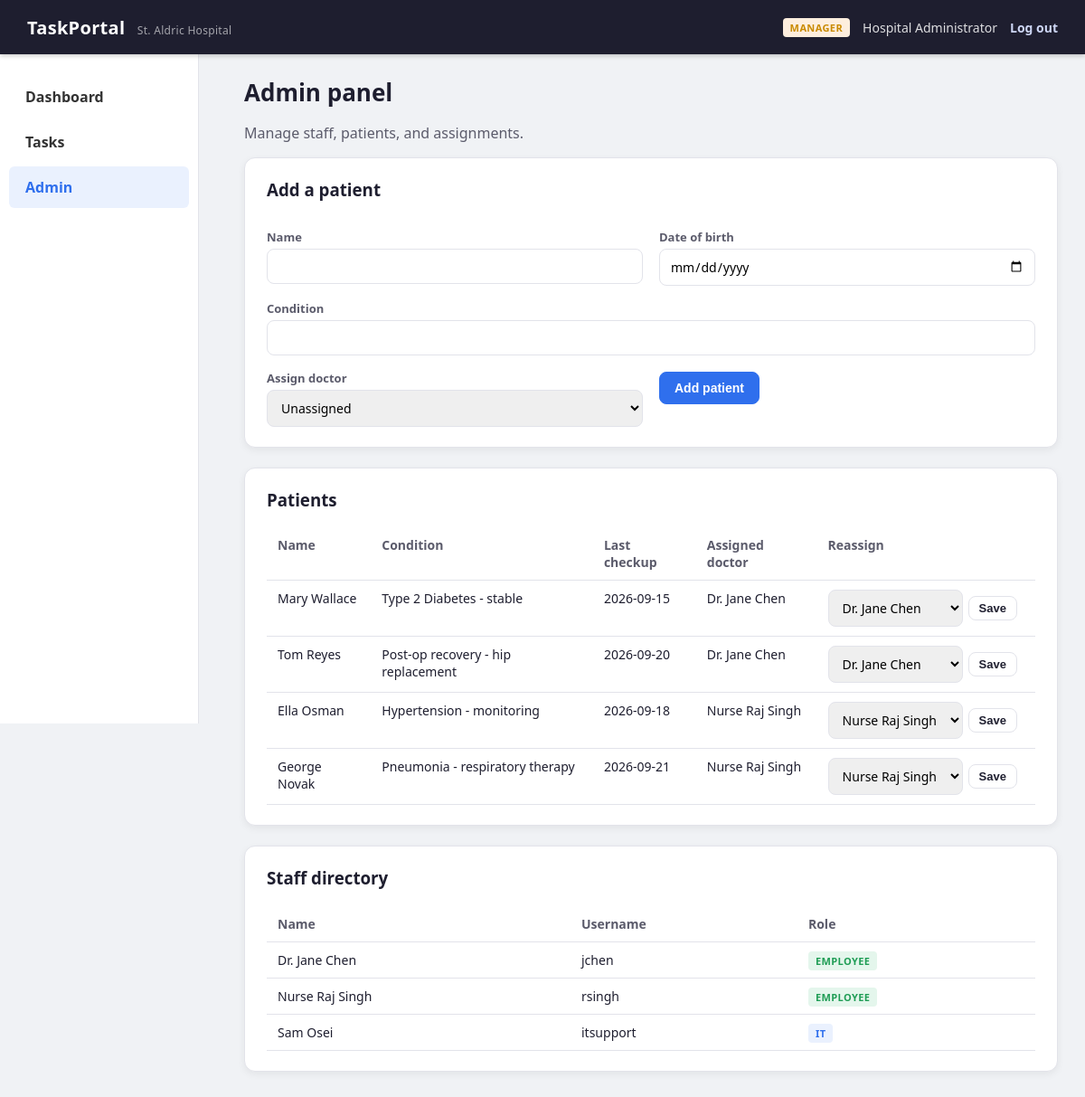
The page /admin (signed in) on the database its author committed.
### tables this page shows
CREATE TABLE patients (
    id INTEGER PRIMARY KEY AUTOINCREMENT,
    name TEXT NOT NULL,
    dob TEXT,
    condition TEXT,
    last_checkup TEXT,
    assigned_doctor_id INTEGER,
    created_at TEXT DEFAULT (datetime('now')),
    FOREIGN KEY (assigned_doctor_id) REFERENCES users(id)
);

CREATE TABLE users (
    id INTEGER PRIMARY KEY AUTOINCREMENT,
    username TEXT UNIQUE NOT NULL,
    password TEXT NOT NULL,              -- intentionally plaintext, see VULNERABILITIES.md (V6)
    role TEXT NOT NULL CHECK(role IN ('employee', 'manager', 'it')),
    full_name TEXT NOT NULL,
    created_at TEXT DEFAULT (datetime('now'))
);

### app.py (the view)
@app.route("/admin")
@role_required("manager")
def admin():
    db = get_db()
    staff = db.execute("SELECT * FROM users WHERE role != 'manager'").fetchall()
    patients = db.execute(
        "SELECT patients.*, u.full_name AS doctor_name FROM patients "
        "LEFT JOIN users u ON patients.assigned_doctor_id = u.id"
    ).fetchall()
    doctors = db.execute("SELECT * FROM users WHERE role='employee'").fetchall()
    return render_template("admin.html", staff=staff, patients=patients, doctors=doctors)

### app.py (called while the page is built)
def get_db():
    if "db" not in g:
        g.db = sqlite3.connect(DB_PATH)
        g.db.row_factory = sqlite3.Row
    return g.db

def role_required(*roles):
    def decorator(view):
        @wraps(view)
        def wrapped(*args, **kwargs):
            if "user_id" not in session:
                return redirect(url_for("login"))
            if session.get("role") not in roles:
                log_action("access_denied", f"tried to reach {request.path}")
                return render_template("error.html", message="You don't have permission to view that page."), 403
            return view(*args, **kwargs)
        return wrapped
    return decorator

### templates/admin.html (shortened to what this page needs)
{% extends "base.html" %}
{% block content %}
<h1>Admin panel</h1>
<p class="muted">Manage staff, patients, and assignments.</p>
<div class="card">
    <h3>Add a patient</h3>
    <form method="POST" action="/admin/patients/new" class="form-grid">
        <div><label>Name</label><input type="text" name="name" required></div>
        <div><label>Date of birth</label><input type="date" name="dob"></div>
        <div class="span-2"><label>Condition</label><input type="text" name="condition"></div>
        <div>
            <label>Assign doctor</label>
            <select name="assigned_doctor_id">
                <option value="">Unassigned</option>
            </select>
        </div>
        <div><button type="submit" class="btn btn-primary">Add patient</button></div>
    </form>
</div>
<div class="card">
    <h3>Patients</h3>
    <table class="data-table">
        <thead>
            <tr><th>Name</th><th>Condition</th><th>Last checkup</th><th>Assigned doctor</th><th>Reassign</th></tr>
        </thead>
        <tbody>
        {% for p in patients %}
            <tr>
                <td>{{ p.name }}</td>
                <td>{{ p.condition }}</td>
                <td>{{ p.last_checkup }}</td>
                <td>{{ p.doctor_name or 'Unassigned' }}</td>
                <td>
                    <form method="POST" action="/admin/patients/{{ p.id }}/assign" class="inline-form">
                        <select name="assigned_doctor_id">
                            {% for d in doctors %}
                            <option value="{{ d.id }}" {{ 'selected' if d.id == p.assigned_doctor_id else '' }}>{{ d.full_name }}</option>
                            {% endfor %}
                        </select>
                        <button type="submit" class="btn btn-small">Save</button>
                    </form>
                </td>
            </tr>
        {% endfor %}
        </tbody>
    </table>
</div>
<div class="card">
    <h3>Staff directory</h3>
    <table class="data-table">
        <thead><tr><th>Name</th><th>Username</th><th>Role</th></tr></thead>
        <tbody>
        {% for s in staff %}
            <tr>
                <td>{{ s.full_name }}</td>
                <td>{{ s.username }}</td>
                <td><span class="role-badge role-{{ s.role }}">{{ s.role }}</span></td>
            </tr>
        {% endfor %}
        </tbody>
    </table>
</div>
{% endblock %}

### static/style.css (style rules this page uses)
:root { --bg: #f0f2f5; --panel: #ffffff; --ink: #1e1e2f; --ink-soft: #5b5b6b; --line: #e2e3ea; --brand: #1e1e2f; --accent: #2f6fed; --accent-soft: #eaf1fe; --ok: #1f9d55; --warn: #c98a00; --alert: #d64545; }
* { box-sizing: border-box; }
body { margin: 0; font-family: 'Segoe UI', Arial, sans-serif; background-color: var(--bg); color: var(--ink); }
h1 { font-size: 26px; margin: 0 0 4px; }
.muted { color: var(--ink-soft); }
.card { background-color: var(--panel); padding: 22px 24px; border-radius: 12px; margin-bottom: 22px; box-shadow: 0 3px 8px rgba(0,0,0,0.06); border: 1px solid var(--line); max-width: 900px; }
.card h3 { margin-top: 0; }
.data-table { width: 100%; border-collapse: collapse; }
.data-table th, .data-table td { text-align: left; padding: 10px 12px; border-bottom: 1px solid var(--line); vertical-align: top; font-size: 14px; }
.data-table th { color: var(--ink-soft); font-weight: 600; }
.role-badge { font-size: 11px; text-transform: uppercase; padding: 3px 8px; border-radius: 4px; font-weight: 700; letter-spacing: 0.4px; }
.role-employee { background: #e4f6ec; color: var(--ok); }
.role-it { background: var(--accent-soft); color: var(--accent); }
.btn { display: inline-block; padding: 9px 16px; border: 1px solid var(--line); background: #fff; color: var(--ink); border-radius: 8px; font-weight: 600; font-size: 14px; cursor: pointer; text-decoration: none; margin-right: 8px; }
.btn-primary { background: var(--accent); border-color: var(--accent); color: #fff; }
.btn-small { padding: 5px 11px; font-size: 13px; }
label { display: block; font-size: 13px; font-weight: 600; color: var(--ink-soft); margin: 12px 0 4px; }
input, select { width: 100%; padding: 9px 11px; border: 1px solid var(--line); border-radius: 8px; font-size: 14px; font-family: inherit; }
.form-grid { display: grid; grid-template-columns: 1fr 1fr; gap: 4px 18px; }
.form-grid .span-2 { grid-column: 1 / -1; }
.form-grid button { margin-top: 14px; }
.inline-form { display: flex; gap: 6px; align-items: center; }
.inline-form select { width: auto; }

### rows shown on the page
patients: name "Mary Wallace", condition "Type 2 Diabetes - stable", last_checkup "2026-09-15", full_name "Dr. Jane Chen"
patients: name "Tom Reyes", condition "Post-op recovery - hip replacement", last_checkup "2026-09-20", full_name "Dr. Jane Chen"
patients: name "Ella Osman", condition "Hypertension - monitoring", last_checkup "2026-09-18", full_name "Nurse Raj Singh"
patients: name "George Novak", condition "Pneumonia - respiratory therapy", last_checkup "2026-09-21", full_name "Nurse Raj Singh"
users: full_name "Dr. Jane Chen", username "jchen", role "EMPLOYEE"
users: full_name "Nurse Raj Singh", username "rsingh", role "EMPLOYEE"
users: full_name "Sam Osei", username "itsupport", role "IT"

### other values the page prints
{{ session.get('role') }} "MANAGER"
{{ session.get('full_name') }} "Hospital Administrator"
form field assigned_doctor_id "Dr. Jane Chen"
form field assigned_doctor_id "Nurse Raj Singh"
